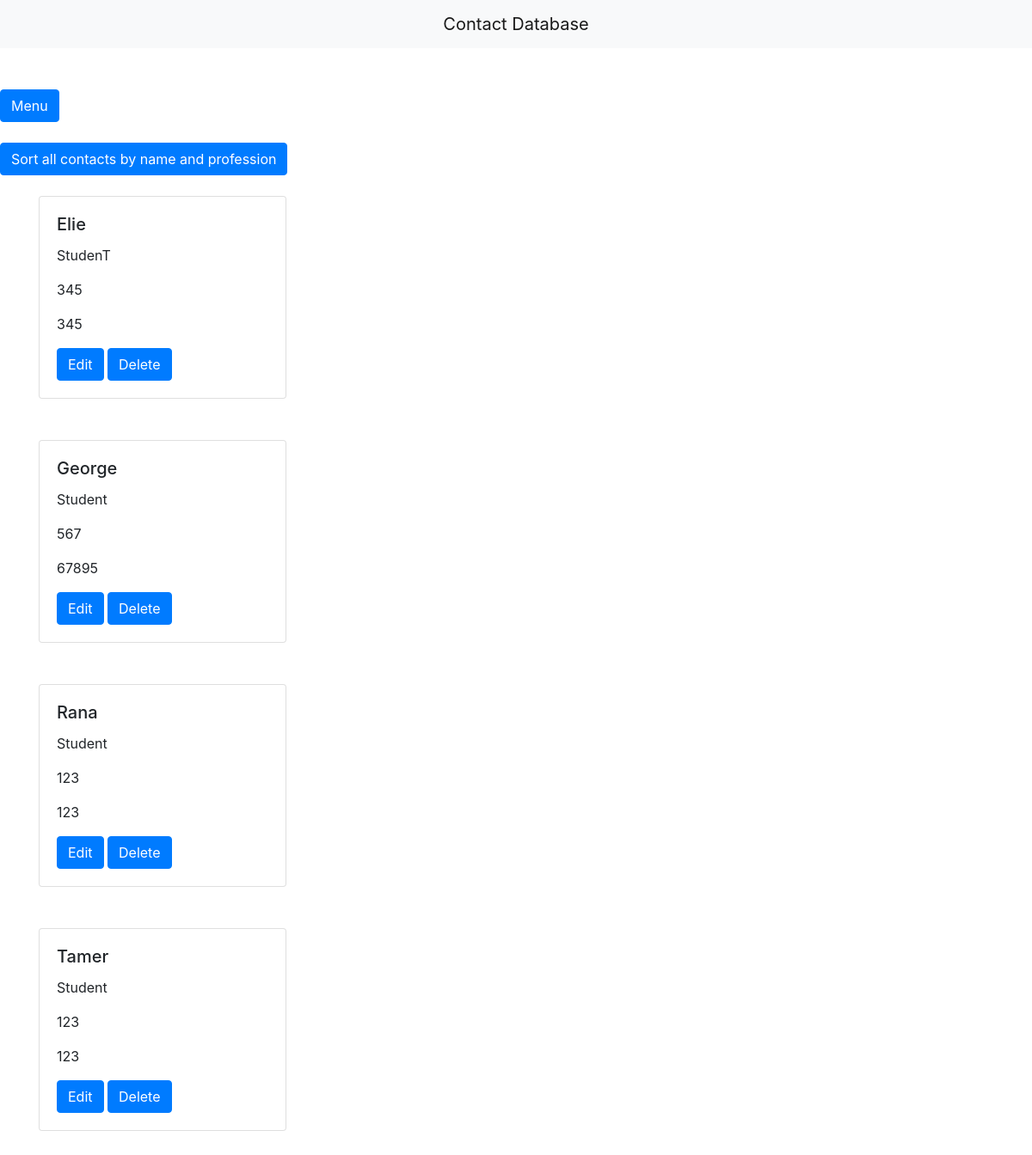
The page /display/prof=Student on the database its author committed.
### main/models.py (models this page shows)
class Contact(models.Model):
    name = models.CharField(max_length=100)
    profession = models.CharField(max_length=100)
    telephone1 = models.CharField(max_length=100)
    telephone2 = models.CharField(max_length=100)

### main/views.py (the view)
# urls.py: path("display/prof=<str:profession>", views.search_by_profession, name="search_by_profession"),
def search_by_profession(request, profession):
  contacts = Contact.objects.filter(profession__contains=profession).order_by('name','profession')
  return render(request, "display.html", {"contacts":contacts})

### main/templates/display.html (shortened to what this page needs)
<!DOCTYPE html>
<html>
   <head>
    <link rel="stylesheet" href="https://stackpath.bootstrapcdn.com/bootstrap/4.4.1/css/bootstrap.min.css">
  </head>
  <body>
    <nav class="navbar navbar-light bg-light">
      <a class="navbar-brand mx-auto" href="">
        Contact Database
      </a>
    </nav>
    <br><br>
  <button id="menu" class="btn btn-primary" >Menu</button>
  <br><br>
  <button class="btn btn-primary" onclick="window.location.href='http://127.0.0.1:8000/display/sorted';">Sort all contacts by name and profession</button>
  <br><br>
<div class="container">
    {% for contact in contacts %}
    <div class="card" style="width: 18rem;">
      <div class="card-body">
        <h5 class="card-title">{{ contact.name }}</h5>
            <p class="card-text">{{ contact.profession }}</p>
            <p class="card-text">{{ contact.telephone1 }}</p>
            <p class="card-text">{{ contact.telephone2 }}</p>
        <a class="btn btn-primary" href="/edit/{{contact.name}}">Edit</a>
        <a class="btn btn-primary" href="/delete/{{contact.name}}">Delete</a>
      </div>
    </div>
    <br><br>
      {% endfor %}
  </div>
</body>
</html>

### rows shown on the page
Contact: name "Elie", profession "StudenT", telephone1 "345", telephone2 "345"
Contact: name "George", profession "Student", telephone1 "567", telephone2 "67895"
Contact: name "Rana", profession "Student", telephone1 "123", telephone2 "123"
Contact: name "Tamer", profession "Student", telephone1 "123", telephone2 "123"
